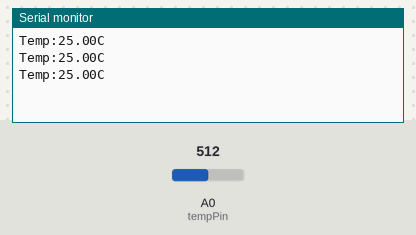
Recording of a sketch running on a simulated Arduino Uno, built with avr-gcc and run on an emulated ATmega328P. Parts: the last lines printed to the serial monitor. The test bench sets the inputs (shaded band); at power-on: A0 (tempPin) = 512.

Above: at 1.3 s.
1.4 s: A0 (tempPin) set to 716
At 1.9 s:
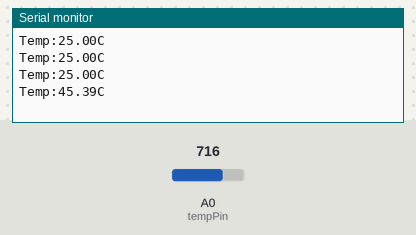
2.9 s: A0 (tempPin) set to 900
At 3.4 s:
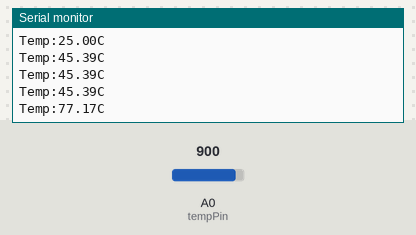
Timing chart, 0 to 5.9 s (numbered marks = the images above; inputs shaded):
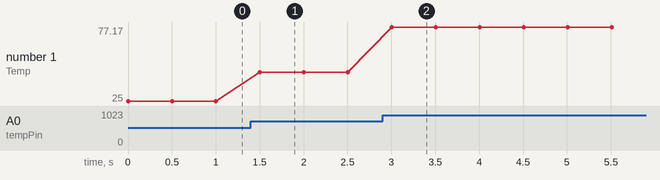

The sketch:

08-analogTemperature.ino
```cpp
int tempPin = A0;

void setup() {
  // put your setup code here, to run once:
  Serial.begin(9600);
}

void loop() {
  // put your main code here, to run repeatedly:
  int tempReading = analogRead(tempPin);
  double tempK = log(10000.0 * ((1024.0 / tempReading - 1)));
  tempK = 1 / (0.001129148 + (0.000234125 + (0.0000000876741 * tempK * tempK )) * tempK ); // Temp Kelvin
  float tempC = tempK - 273.15; // Convert Kelvin to Celcius
  float tempF = (tempC * 9.0)/ 5.0 + 32.0;
  // Convert Celcius to Fahrenheit
  Serial.print("Temp:");
  Serial.print(tempC);
  Serial.println("C");
  delay(500);
}
```

Measured:
- after the input at 1.4 s, the serial monitor: prints a new line after 0.10 s (image 1)
- after the input at 2.9 s, the serial monitor: prints a new line after 0.11 s (image 2)
- plotted number 1: 25 → 45.39 after the input at 1.4 s, 45.39 → 77.17 after the input at 2.9 s
